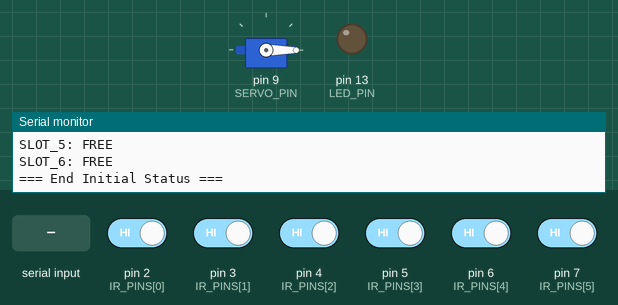
The sketch below on a simulated Arduino Uno, built with avr-gcc and run on an emulated ATmega328P. On the bench: servo, output pins drawn as LEDs (lit = HIGH), the last lines printed to the serial monitor. The inputs (shaded band) are chosen by the test bench; at power-on: pin 2 (IR_PINS[0]), pin 3 (IR_PINS[1]), pin 4 (IR_PINS[2]), pin 5 (IR_PINS[3]), pin 6 (IR_PINS[4]), pin 7 (IR_PINS[5]) HIGH.

Above: at 1.9 s.
2.0 s: "SERVO_OPEN\n" received over Serial
At 4.1 s:
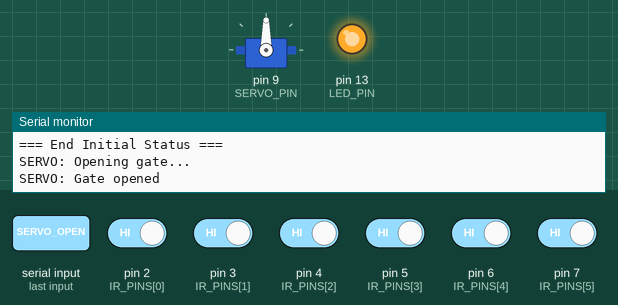
At 7.6 s:
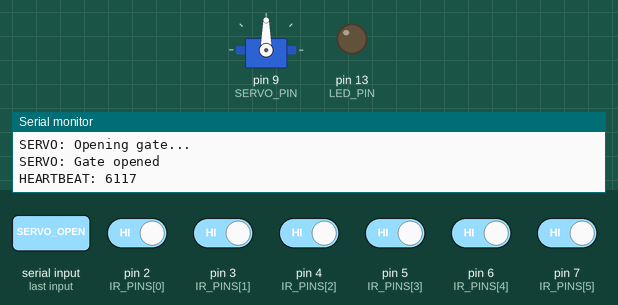
10.6 s: "SERVO_CLOSE\n" received over Serial
At 14.4 s:
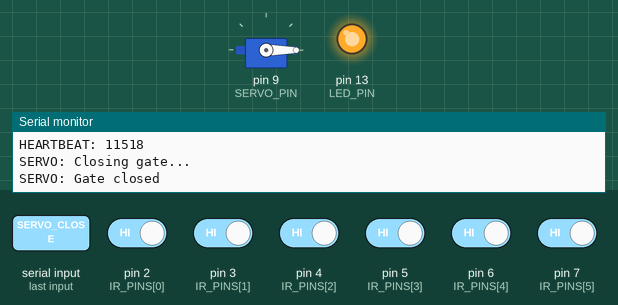
Timing chart, 0 to 17.6 s (numbered marks = the images above; inputs shaded):
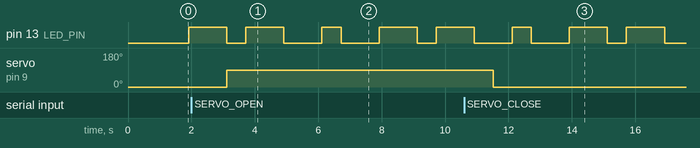

Measured:
- after the input at 2.0 s, servo on pin 9 (SERVO_PIN): 0° → 90° after 1.1 s
- after the input at 10.6 s, servo on pin 9 (SERVO_PIN): 90° → 0° after 0.92 s

The sketch:

smartpark_arduino.ino
```cpp
/*
  SmartPark Arduino Sketch
  IoT-based Parking Management System

  Hardware Setup:
  - Arduino UNO
  - 6x IR sensors (pins 2-7)
  - 1x Servo motor (pin 9)
  - USB connection to PC for serial communication

  Functionality:
  - Monitors IR sensors for parking slot occupancy
  - Controls servo motor as barrier gate
  - Sends sensor data to PC via serial
  - Receives servo commands from PC via serial
*/

#include <Servo.h>

// Pin definitions
const int IR_PINS[] = {2, 3, 4, 5, 6, 7};  // IR sensor pins
const int SERVO_PIN = 9;                    // Servo motor pin
const int LED_PIN = 13;                     // Built-in LED for status
const int NUM_SLOTS = 6;                    // Number of parking slots

// Servo motor
Servo gateServo;
const int SERVO_OPEN_ANGLE = 90;   // Gate open position
const int SERVO_CLOSE_ANGLE = 0;   // Gate closed position
bool gateOpen = false;

// Sensor state tracking
bool slotStates[NUM_SLOTS];        // Current slot states (true = occupied)
bool lastSlotStates[NUM_SLOTS];    // Previous slot states
unsigned long lastSensorRead = 0;   // Last sensor reading time
unsigned long lastHeartbeat = 0;    // Last heartbeat time

// Timing constants
const unsigned long SENSOR_INTERVAL = 500;    // Read sensors every 500ms
const unsigned long HEARTBEAT_INTERVAL = 5000; // Heartbeat every 5 seconds
const unsigned long DEBOUNCE_DELAY = 100;     // Debounce delay for sensors

// Serial communication
String inputString = "";
bool stringComplete = false;

void setup() {
  // Initialize serial communication
  Serial.begin(9600);
  Serial.println("SmartPark Arduino System Starting...");

  // Initialize IR sensor pins
  for (int i = 0; i < NUM_SLOTS; i++) {
    pinMode(IR_PINS[i], INPUT);
    slotStates[i] = false;
    lastSlotStates[i] = false;
  }

  // Initialize LED pin
  pinMode(LED_PIN, OUTPUT);
  digitalWrite(LED_PIN, LOW);

  // Initialize servo
  gateServo.attach(SERVO_PIN);
  gateServo.write(SERVO_CLOSE_ANGLE);
  gateOpen = false;

  // Reserve string space for serial input
  inputString.reserve(50);

  Serial.println("System initialized successfully");
  Serial.println("Monitoring parking slots...");

  // Initial sensor reading
  readSensors();
  sendInitialStatus();
}

void loop() {
  unsigned long currentTime = millis();

  // Read sensors at regular intervals
  if (currentTime - lastSensorRead >= SENSOR_INTERVAL) {
    readSensors();
    checkForChanges();
    lastSensorRead = currentTime;
  }

  // Send heartbeat
  if (currentTime - lastHeartbeat >= HEARTBEAT_INTERVAL) {
    sendHeartbeat();
    lastHeartbeat = currentTime;
  }

  // Process serial commands
  if (stringComplete) {
    processSerialCommand(inputString);
    inputString = "";
    stringComplete = false;
  }

  // Blink LED to show system is alive
  digitalWrite(LED_PIN, (currentTime / 1000) % 2);
}

void readSensors() {
  // Store previous states
  for (int i = 0; i < NUM_SLOTS; i++) {
    lastSlotStates[i] = slotStates[i];
  }

  // Read current sensor states
  for (int i = 0; i < NUM_SLOTS; i++) {
    // IR sensor returns LOW when object detected (occupied)
    // We invert this so true = occupied, false = free
    bool sensorReading = !digitalRead(IR_PINS[i]);

    // Simple debouncing - only update if reading is stable
    delay(DEBOUNCE_DELAY);
    bool confirmedReading = !digitalRead(IR_PINS[i]);

    if (sensorReading == confirmedReading) {
      slotStates[i] = sensorReading;
    }
  }
}

void checkForChanges() {
  // Check each slot for state changes
  for (int i = 0; i < NUM_SLOTS; i++) {
    if (slotStates[i] != lastSlotStates[i]) {
      // State changed, send update
      sendSlotUpdate(i + 1, slotStates[i]);
    }
  }
}

void sendSlotUpdate(int slotNumber, bool occupied) {
  String status = occupied ? "OCCUPIED" : "FREE";
  Serial.println("SLOT_" + String(slotNumber) + ": " + status);
}

void sendInitialStatus() {
  Serial.println("=== Initial Slot Status ===");
  for (int i = 0; i < NUM_SLOTS; i++) {
    sendSlotUpdate(i + 1, slotStates[i]);
  }
  Serial.println("=== End Initial Status ===");
}

void sendHeartbeat() {
  Serial.println("HEARTBEAT: " + String(millis()));
}

void processSerialCommand(String command) {
  command.trim();
  command.toUpperCase();

  if (command == "SERVO_OPEN") {
    openGate();
  }
  else if (command == "SERVO_CLOSE") {
    closeGate();
  }
  else if (command == "STATUS") {
    sendSystemStatus();
  }
  else if (command == "RESET") {
    resetSystem();
  }
  else if (command.startsWith("PING")) {
    Serial.println("PONG");
  }
  else {
    Serial.println("ERROR: Unknown command - " + command);
  }
}

void openGate() {
  if (!gateOpen) {
    Serial.println("SERVO: Opening gate...");
    gateServo.write(SERVO_OPEN_ANGLE);
    gateOpen = true;
    Serial.println("SERVO: Gate opened");
  } else {
    Serial.println("SERVO: Gate already open");
  }
}

void closeGate() {
  if (gateOpen) {
    Serial.println("SERVO: Closing gate...");
    gateServo.write(SERVO_CLOSE_ANGLE);
    gateOpen = false;
    Serial.println("SERVO: Gate closed");
  } else {
    Serial.println("SERVO: Gate already closed");
  }
}

void sendSystemStatus() {
  Serial.println("=== System Status ===");
  Serial.println("Uptime: " + String(millis() / 1000) + " seconds");
  Serial.println("Gate Status: " + String(gateOpen ? "OPEN" : "CLOSED"));
  Serial.println("Slots Status:");

  for (int i = 0; i < NUM_SLOTS; i++) {
    String status = slotStates[i] ? "OCCUPIED" : "FREE";
    Serial.println("  SLOT_" + String(i + 1) + ": " + status);
  }

  Serial.println("=== End Status ===");
}

void resetSystem() {
  Serial.println("SYSTEM: Resetting...");

  // Close gate
  gateServo.write(SERVO_CLOSE_ANGLE);
  gateOpen = false;

  // Clear states
  for (int i = 0; i < NUM_SLOTS; i++) {
    slotStates[i] = false;
    lastSlotStates[i] = false;
  }

  // Re-read sensors
  delay(500);
  readSensors();
  sendInitialStatus();

  Serial.println("SYSTEM: Reset complete");
}

// Serial event handler
void serialEvent() {
  while (Serial.available()) {
    char inChar = (char)Serial.read();

    if (inChar == '\n') {
      stringComplete = true;
    } else {
      inputString += inChar;
    }
  }
}

// Utility function to test all components
void runDiagnostics() {
  Serial.println("=== Running Diagnostics ===");

  // Test servo
  Serial.println("Testing servo motor...");
  gateServo.write(SERVO_OPEN_ANGLE);
  delay(1000);
  gateServo.write(SERVO_CLOSE_ANGLE);
  delay(1000);
  Serial.println("Servo test complete");

  // Test sensors
  Serial.println("Testing IR sensors...");
  for (int i = 0; i < NUM_SLOTS; i++) {
    bool reading = digitalRead(IR_PINS[i]);
    Serial.println("Sensor " + String(i + 1) + " (Pin " + String(IR_PINS[i]) + "): " +
                   String(reading ? "HIGH" : "LOW"));
  }

  // Test LED
  Serial.println("Testing LED...");
  for (int i = 0; i < 5; i++) {
    digitalWrite(LED_PIN, HIGH);
    delay(200);
    digitalWrite(LED_PIN, LOW);
    delay(200);
  }

  Serial.println("=== Diagnostics Complete ===");
}

/*
  Wiring Instructions:

  IR Sensors:
  - SLOT_1 IR Sensor: VCC -> 5V, GND -> GND, OUT -> Pin 2
  - SLOT_2 IR Sensor: VCC -> 5V, GND -> GND, OUT -> Pin 3
  - SLOT_3 IR Sensor: VCC -> 5V, GND -> GND, OUT -> Pin 4
  - SLOT_4 IR Sensor: VCC -> 5V, GND -> GND, OUT -> Pin 5
  - SLOT_5 IR Sensor: VCC -> 5V, GND -> GND, OUT -> Pin 6
  - SLOT_6 IR Sensor: VCC -> 5V, GND -> GND, OUT -> Pin 7

  Servo Motor:
  - Red wire (VCC) -> 5V
  - Brown/Black wire (GND) -> GND
  - Orange/Yellow wire (Signal) -> Pin 9

  USB Connection:
  - Connect Arduino to PC via USB cable
  - Note the COM port (e.g., COM3) for backend configuration

  Serial Commands from PC:
  - SERVO_OPEN: Opens the barrier gate
  - SERVO_CLOSE: Closes the barrier gate
  - STATUS: Returns system status
  - RESET: Resets the system
  - PING: Returns PONG (connectivity test)

  Serial Output to PC:
  - SLOT_X: OCCUPIED/FREE (when slot state changes)
  - HEARTBEAT: timestamp (every 5 seconds)
  - SERVO: status messages
  - ERROR: error messages
*/
```
